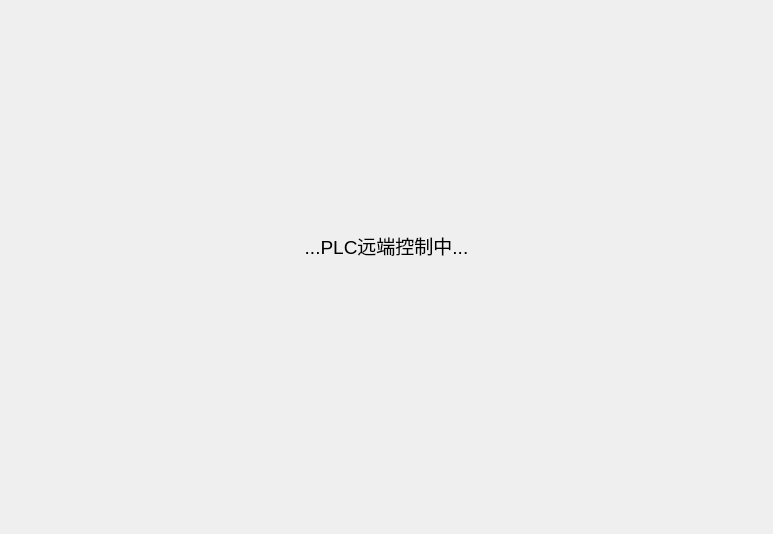
<?xml version="1.0" encoding="UTF-8"?>
<ui version="4.0">
 <class>PlcCtrlWidget</class>
 <widget class="QWidget" name="PlcCtrlWidget">
  <property name="geometry">
   <rect>
    <x>0</x>
    <y>0</y>
    <width>773</width>
    <height>534</height>
   </rect>
  </property>
  <property name="windowTitle">
   <string notr="true">Form</string>
  </property>
  <layout class="QVBoxLayout" name="verticalLayout_8" stretch="3,0">
   <item>
    <widget class="QWidget" name="widget_2" native="true">
     <layout class="QGridLayout" name="gridLayout">
      <item row="0" column="0">
       <widget class="QLabel" name="label">
        <property name="font">
         <font>
          <family>Arial</family>
          <pointsize>14</pointsize>
         </font>
        </property>
        <property name="text">
         <string>...PLC远端控制中...</string>
        </property>
        <property name="alignment">
         <set>Qt::AlignCenter</set>
        </property>
       </widget>
      </item>
     </layout>
    </widget>
   </item>
   <item>
    <widget class="QWidget" name="widget_3" native="true">
     <layout class="QHBoxLayout" name="horizontalLayout">
      <item>
       <spacer name="horizontalSpacer">
        <property name="orientation">
         <enum>Qt::Horizontal</enum>
        </property>
        <property name="sizeHint" stdset="0">
         <size>
          <width>626</width>
          <height>20</height>
         </size>
        </property>
       </spacer>
      </item>
     </layout>
    </widget>
   </item>
  </layout>
 </widget>
 <resources/>
 <connections/>
</ui>
